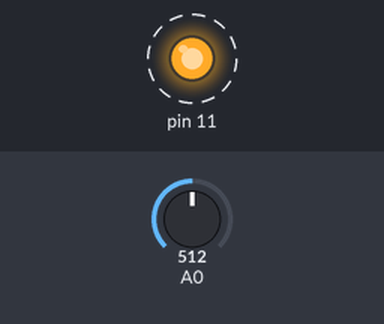
The sketch below on a simulated Arduino Uno, built with avr-gcc and run on an emulated ATmega328P. Parts: output pins drawn as LEDs (lit = HIGH). Dashed ring = blinking. The test bench sets the inputs (shaded band); at power-on: A0 = 512. What the sketch prints to the serial monitor is not drawn.

Above: at 0.05 s.
Timing chart, 0 to 3.0 s (numbered marks = the images above):
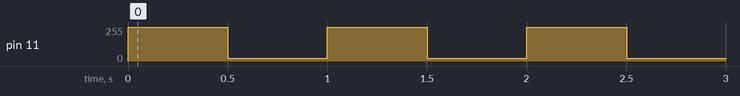

Measured:
- by itself, pin 11: alternates 255/255 for 0.50 s and 20/255 for 0.50 s

The sketch:

cool_fulffy1.ino
```cpp
void setup()
{
 Serial.begin(9000);
  pinMode(11,OUTPUT);
  pinMode(A0,INPUT);
}

void loop()
{
  int a = analogRead(A0);
  Serial.println(a);
  analogWrite(11,255);
  delay(500);
  analogWrite(11,20);
  delay(500);
}
```
